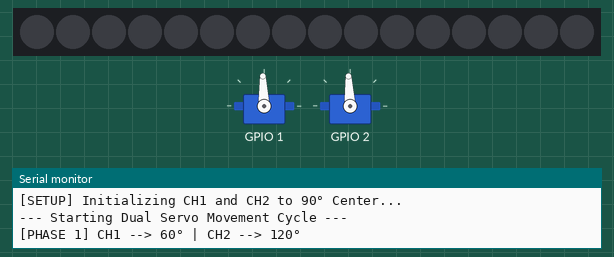
This sketch was run on a simulated ESP32. Shown: 16 RGB LEDs in strip order, left to right, 2 × servo, the last lines printed to the serial monitor. Wiring (inferred from the names in the program): PCA9685 PWM driver at I2C address 0x40. Servo pulses on a pin are drawn as a servo (544–2400 µs = 0–180°).

Above: at 2.1 s.
At 4.6 s:
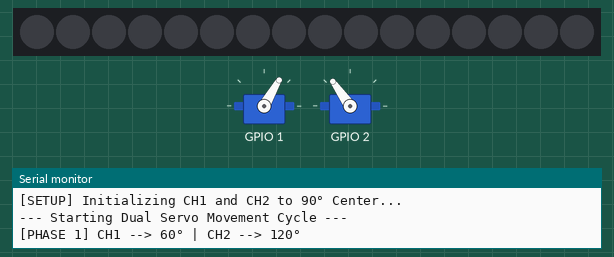
At 7.1 s:
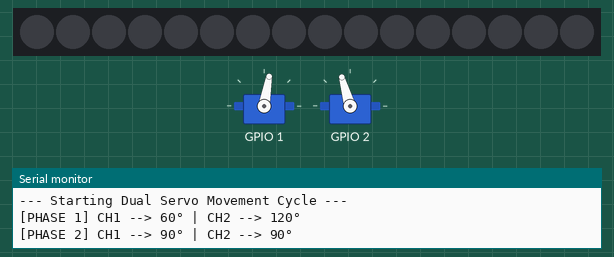
At 14.9 s:
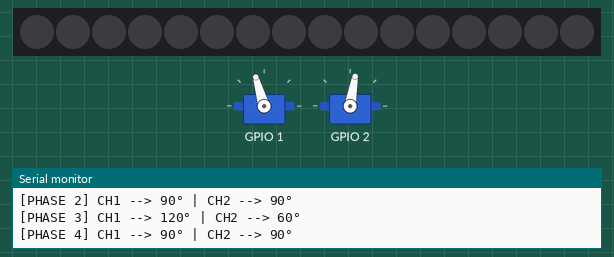
Timing chart, 0 to 28.8 s (numbered marks = the images above):
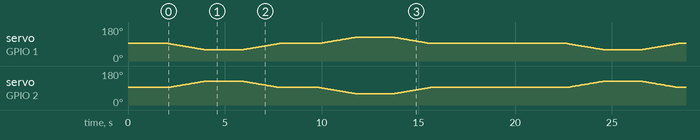

The sketch:

servo_ch1_ch2_dual_test.ino
```cpp
/*
 * CYNEXIS — PCA9685 Dual Servo Simultaneous Test (CH1 + CH2)
 *
 * Hardware Target:
 *   - ESP32: SDA = GPIO 21, SCL = GPIO 22
 *   - PCA9685 Address: 0x40
 *   - Active Channels: CH1 (MG996R #1) AND CH2 (MG996R #2)
 *   - Servo Power: XL4016 = 5.00V External Servo Supply
 *   - Horn Status: DETACHED on BOTH Servos
 *
 * Simultaneous Sequence:
 *   START:   CH1 = 90°,  CH2 = 90°
 *   PHASE 1: CH1 = 60°,  CH2 = 120°
 *   PHASE 2: CH1 = 90°,  CH2 = 90°
 *   PHASE 3: CH1 = 120°, CH2 = 60°
 *   PHASE 4: CH1 = 90°,  CH2 = 90°
 */

#include <Wire.h>

#define SDA_PIN       21
#define SCL_PIN       22
#define PCA9685_ADDR  0x40

#define CH1           1      // MG996R #1
#define CH2           2      // MG996R #2

#define MODE1         0x00
#define MODE2         0x01
#define PRESCALE      0xFE

#define MIN_US        500
#define MAX_US        2500

void pcaWriteReg(uint8_t reg, uint8_t val) {
  Wire.beginTransmission(PCA9685_ADDR);
  Wire.write(reg);
  Wire.write(val);
  Wire.endTransmission();
}

void setPWM(uint8_t channel, uint16_t on, uint16_t off) {
  uint8_t reg = 0x06 + (4 * channel);
  Wire.beginTransmission(PCA9685_ADDR);
  Wire.write(reg);
  Wire.write(on & 0xFF);
  Wire.write(on >> 8);
  Wire.write(off & 0xFF);
  Wire.write(off >> 8);
  Wire.endTransmission();
}

uint16_t angleToTicks(float angle) {
  if (angle < 0) angle = 0;
  if (angle > 180) angle = 180;

  float us = MIN_US + (angle / 180.0) * (MAX_US - MIN_US);
  uint16_t ticks = (uint16_t)((us / 20000.0) * 4096.0 + 0.5);
  return ticks;
}

void setServoAngle(uint8_t channel, float angle) {
  uint16_t ticks = angleToTicks(angle);
  setPWM(channel, 0, ticks);
}

void moveDualGradual(float start1, float end1, float start2, float end2, int stepDelayMs) {
  float step1 = (end1 > start1) ? 0.5 : -0.5;
  float step2 = (end2 > start2) ? 0.5 : -0.5;

  float current1 = start1;
  float current2 = start2;

  bool active1 = true;
  bool active2 = true;

  while (active1 || active2) {
    if (active1) {
      setServoAngle(CH1, current1);
      if ((step1 > 0 && current1 >= end1) || (step1 < 0 && current1 <= end1)) {
        current1 = end1;
        setServoAngle(CH1, current1);
        active1 = false;
      } else {
        current1 += step1;
      }
    }

    if (active2) {
      setServoAngle(CH2, current2);
      if ((step2 > 0 && current2 >= end2) || (step2 < 0 && current2 <= end2)) {
        current2 = end2;
        setServoAngle(CH2, current2);
        active2 = false;
      } else {
        current2 += step2;
      }
    }

    delay(stepDelayMs);
  }
}

void setup() {
  Serial.begin(115200);
  while (!Serial && millis() < 3000) { delay(10); }

  Serial.println("\n==========================================");
  Serial.println(" CYNEXIS — DUAL SERVO TEST (CH1 + CH2)   ");
  Serial.println("==========================================");
  Serial.println("Target 1: MG996R #1 on PCA9685 CH1");
  Serial.println("Target 2: MG996R #2 on PCA9685 CH2");
  Serial.println("Power: XL4016 = 5.00V");
  Serial.println("Horns: DETACHED on BOTH servos");
  Serial.println("------------------------------------------");

  Wire.begin(SDA_PIN, SCL_PIN);
  Wire.setClock(100000);

  // Initialize PCA9685
  pcaWriteReg(MODE1, 0x00);
  delay(10);

  // Set 50 Hz PWM frequency (Prescale 121 = 0x79)
  pcaWriteReg(MODE1, 0x10);          // Sleep mode
  pcaWriteReg(PRESCALE, 0x79);       // 50 Hz
  pcaWriteReg(MODE1, 0x00);          // Wake up
  delay(5);
  pcaWriteReg(MODE1, 0xA1);          // Auto-increment mode

  // Explicitly set MODE2 (0x01) = 0x04 (Totem-Pole output mode)
  pcaWriteReg(MODE2, 0x04);
  delay(5);

  // Clear all channels to OFF initially
  for (uint8_t ch = 0; ch < 16; ch++) {
    setPWM(ch, 0, 0);
  }

  Serial.println("\n[SETUP] Initializing CH1 and CH2 to 90° Center...");
  setServoAngle(CH1, 90.0);
  setServoAngle(CH2, 90.0);
  delay(2000);
}

void loop() {
  Serial.println("\n--- Starting Dual Servo Movement Cycle ---");

  // PHASE 1: CH1 -> 60°, CH2 -> 120°
  Serial.println("[PHASE 1] CH1 --> 60° | CH2 --> 120°");
  moveDualGradual(90.0, 60.0, 90.0, 120.0, 30);
  delay(2000);

  // PHASE 2: Both return to 90°
  Serial.println("[PHASE 2] CH1 --> 90° | CH2 --> 90°");
  moveDualGradual(60.0, 90.0, 120.0, 90.0, 30);
  delay(2000);

  // PHASE 3: CH1 -> 120°, CH2 -> 60°
  Serial.println("[PHASE 3] CH1 --> 120° | CH2 --> 60°");
  moveDualGradual(90.0, 120.0, 90.0, 60.0, 30);
  delay(2000);

  // PHASE 4: Both return to 90°
  Serial.println("[PHASE 4] CH1 --> 90° | CH2 --> 90°");
  moveDualGradual(120.0, 90.0, 60.0, 90.0, 30);
  delay(2000);

  Serial.println("[CYCLE COMPLETE] Pausing 5s before next cycle...");
  delay(5000);
}
```
